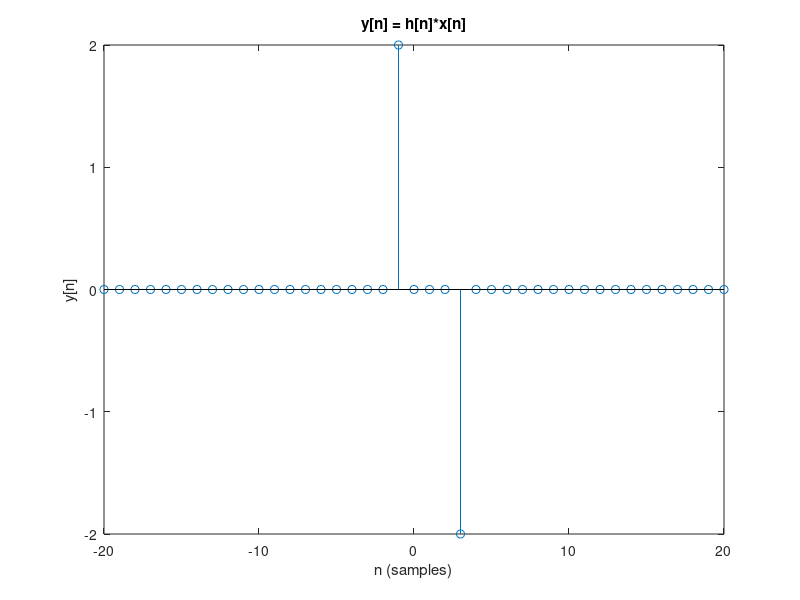

The MATLAB script that drew this image:
%Daniel Noyes
%Group 11
%Problem 2.7 (a)

%Problem(a)
disp('Problem (a)')

len = 10;

n = -len:len;
x = (n == 0) + (n == 2);

h = 2*(n == -1) - 2*(n == 1);

%y = x*h;
y = conv(x,h);

ny = -(len*2):(len*2);
figure(1);
stem(ny,y)
title('y[n] = h[n]*x[n]');
xlabel('n (samples)');
ylabel('y[n]');

